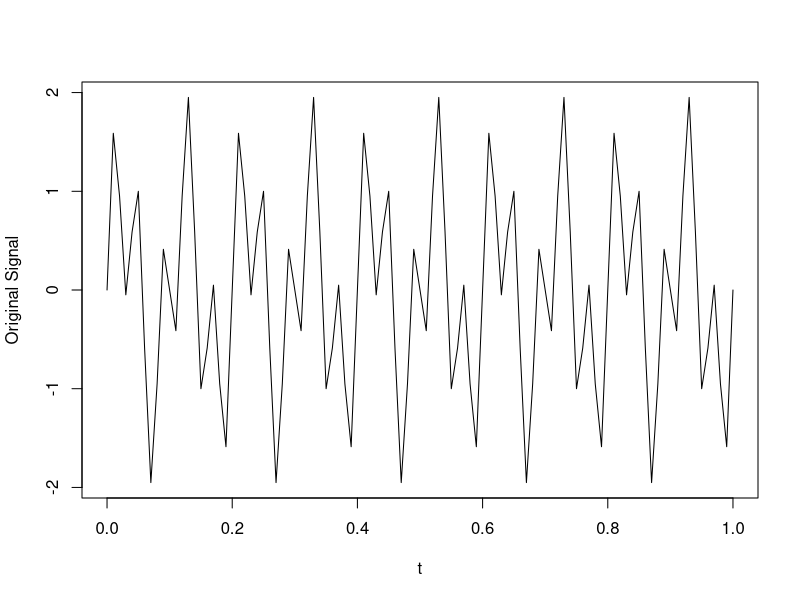
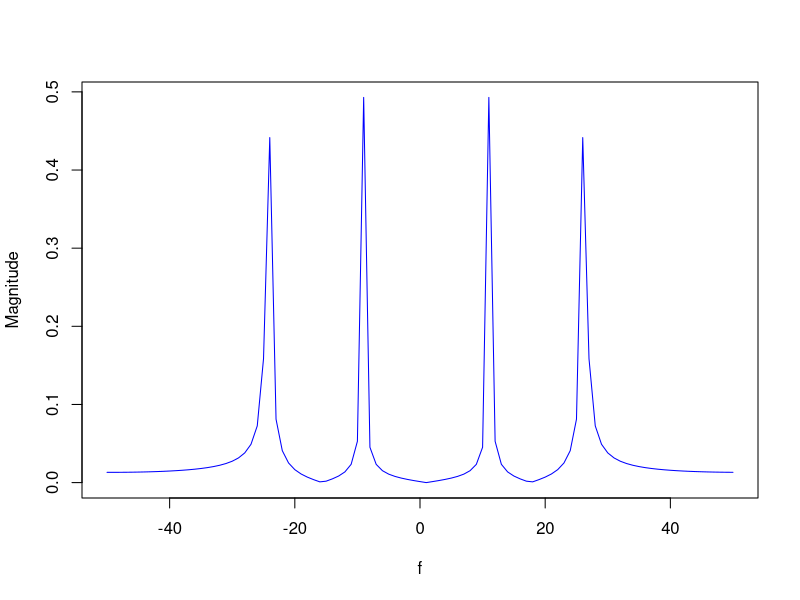
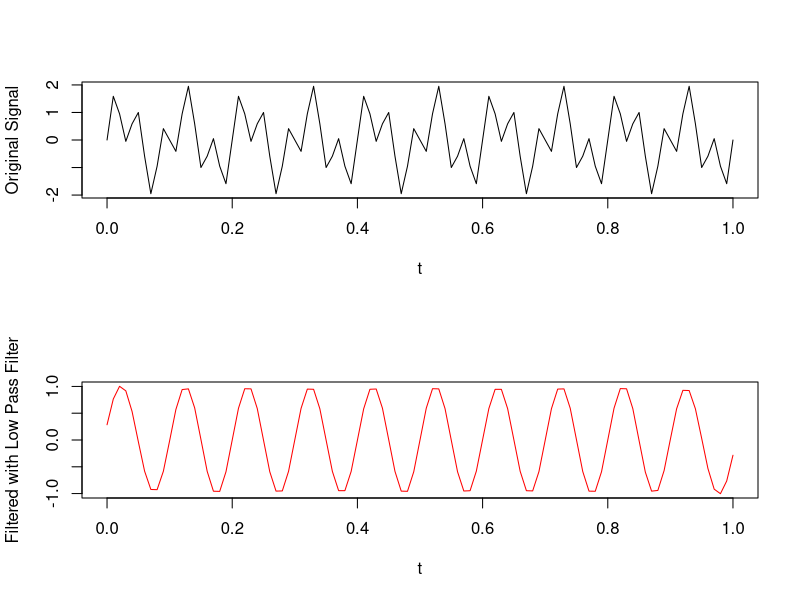

Generate these figures, in order, with R:
# Analysis using FFT and filtering

## Signal 
nSample = 101
t = seq(0, 1, length.out = nSample)
f1 = 10; f2 = 25
signal = sin(2*pi*f1*t) + sin(2*pi*f2*t)
plot(t,signal, type='l', pch=20, ylab="Original Signal")


## FFT
fft_signal = fft(signal)
magnitude = abs(fft_signal)/nSample
magnitude = c(magnitude[(nSample%/%2+1):nSample],
              magnitude[1:(nSample/2)])
f = seq(-50, 50, length.out = nSample)
plot(f, magnitude, type='l', pch=20, col='blue', ylab="Magnitude")

## Nyquist theorem
### f is in [-fs2, +fs2], where fs: sampling frequency. Here, 1/0.01 = 100


## Low pass filter : passes only 10Hz signal
fft_signal[15:(101-15)]=0  ## annihilate >=14Hz
z = fft(fft_signal, inverse = T)/nSample
par(mfrow=c(2,1))
plot(t, signal, type='l', pch=20, ylab="Original Signal")
plot(t, z, type='l', col='red', pch=20, ylab="Filtered with Low Pass Filter")




x = 1:4
fft(x)
fft(fft(x), inverse = TRUE)/length(x)

## Slow Discrete Fourier Transform (DFT) - e.g., for checking the formula
fft0 <- function(z, inverse=FALSE) {
  n <- length(z)
  if(n == 0) return(z)
  k <- 0:(n-1)
  ff <- (if(inverse) 1 else -1) * 2*pi * 1i * k/n
  vapply(1:n, function(h) sum(z * exp(ff*(h-1))), complex(1))
}

relD <- function(x,y) 2* abs(x - y) / abs(x + y)
n <- 2^8
z <- complex(n, rnorm(n), rnorm(n))

## relative differences in the order of 4*10^{-14} :
summary(relD(fft(z), fft0(z)))
summary(relD(fft(z, inverse=TRUE), fft0(z, inverse=TRUE)))
